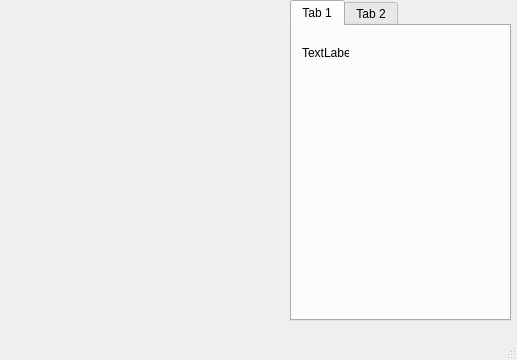
<?xml version="1.0" encoding="UTF-8"?>
<ui version="4.0">
 <class>MainWindow</class>
 <widget class="QMainWindow" name="MainWindow">
  <property name="geometry">
   <rect>
    <x>0</x>
    <y>0</y>
    <width>517</width>
    <height>360</height>
   </rect>
  </property>
  <property name="windowTitle">
   <string>MainWindow</string>
  </property>
  <widget class="QWidget" name="centralWidget">
   <widget class="QTabWidget" name="tabWidget">
    <property name="geometry">
     <rect>
      <x>290</x>
      <y>0</y>
      <width>221</width>
      <height>321</height>
     </rect>
    </property>
    <property name="currentIndex">
     <number>0</number>
    </property>
    <widget class="QWidget" name="tab">
     <attribute name="title">
      <string>Tab 1</string>
     </attribute>
     <widget class="QLabel" name="label">
      <property name="geometry">
       <rect>
        <x>10</x>
        <y>20</y>
        <width>47</width>
        <height>13</height>
       </rect>
      </property>
      <property name="text">
       <string>TextLabel</string>
      </property>
     </widget>
    </widget>
    <widget class="QWidget" name="tab_2">
     <attribute name="title">
      <string>Tab 2</string>
     </attribute>
     <widget class="QPushButton" name="pushButton">
      <property name="geometry">
       <rect>
        <x>30</x>
        <y>30</y>
        <width>80</width>
        <height>21</height>
       </rect>
      </property>
      <property name="text">
       <string>PushButton</string>
      </property>
     </widget>
    </widget>
   </widget>
  </widget>
  <widget class="QMenuBar" name="menuBar">
   <property name="geometry">
    <rect>
     <x>0</x>
     <y>0</y>
     <width>517</width>
     <height>20</height>
    </rect>
   </property>
  </widget>
  <widget class="QStatusBar" name="statusBar"/>
 </widget>
 <layoutdefault spacing="6" margin="11"/>
 <resources/>
 <connections/>
</ui>
